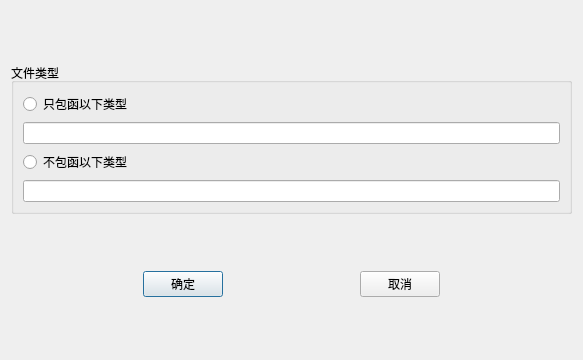
<?xml version="1.0" encoding="UTF-8"?>
<ui version="4.0">
 <class>Dialog_searchCondition</class>
 <widget class="QDialog" name="Dialog_searchCondition">
  <property name="geometry">
   <rect>
    <x>0</x>
    <y>0</y>
    <width>583</width>
    <height>360</height>
   </rect>
  </property>
  <property name="windowTitle">
   <string>Dialog</string>
  </property>
  <property name="styleSheet">
   <string notr="true">font: 75 10pt &quot;楷体&quot;;</string>
  </property>
  <layout class="QVBoxLayout" name="verticalLayout_2">
   <item>
    <spacer name="verticalSpacer_2">
     <property name="orientation">
      <enum>Qt::Vertical</enum>
     </property>
     <property name="sizeHint" stdset="0">
      <size>
       <width>20</width>
       <height>40</height>
      </size>
     </property>
    </spacer>
   </item>
   <item>
    <widget class="QGroupBox" name="groupBox_fileType">
     <property name="title">
      <string>文件类型</string>
     </property>
     <layout class="QHBoxLayout" name="horizontalLayout">
      <item>
       <layout class="QVBoxLayout" name="verticalLayout">
        <item>
         <widget class="QRadioButton" name="radioButton_contain">
          <property name="text">
           <string>只包函以下类型</string>
          </property>
         </widget>
        </item>
        <item>
         <widget class="QLineEdit" name="lineEdit_contain"/>
        </item>
        <item>
         <widget class="QRadioButton" name="radioButton_notContain">
          <property name="text">
           <string>不包函以下类型</string>
          </property>
         </widget>
        </item>
        <item>
         <widget class="QLineEdit" name="lineEdit_notContain"/>
        </item>
       </layout>
      </item>
     </layout>
    </widget>
   </item>
   <item>
    <spacer name="verticalSpacer_3">
     <property name="orientation">
      <enum>Qt::Vertical</enum>
     </property>
     <property name="sizeHint" stdset="0">
      <size>
       <width>20</width>
       <height>40</height>
      </size>
     </property>
    </spacer>
   </item>
   <item>
    <layout class="QHBoxLayout" name="horizontalLayout_4">
     <item>
      <spacer name="horizontalSpacer_2">
       <property name="orientation">
        <enum>Qt::Horizontal</enum>
       </property>
       <property name="sizeHint" stdset="0">
        <size>
         <width>40</width>
         <height>20</height>
        </size>
       </property>
      </spacer>
     </item>
     <item>
      <widget class="QPushButton" name="pushButton_OK">
       <property name="text">
        <string>确定</string>
       </property>
      </widget>
     </item>
     <item>
      <spacer name="horizontalSpacer">
       <property name="orientation">
        <enum>Qt::Horizontal</enum>
       </property>
       <property name="sizeHint" stdset="0">
        <size>
         <width>40</width>
         <height>20</height>
        </size>
       </property>
      </spacer>
     </item>
     <item>
      <widget class="QPushButton" name="pushButton_Cancel">
       <property name="text">
        <string>取消</string>
       </property>
      </widget>
     </item>
     <item>
      <spacer name="horizontalSpacer_3">
       <property name="orientation">
        <enum>Qt::Horizontal</enum>
       </property>
       <property name="sizeHint" stdset="0">
        <size>
         <width>40</width>
         <height>20</height>
        </size>
       </property>
      </spacer>
     </item>
    </layout>
   </item>
   <item>
    <spacer name="verticalSpacer">
     <property name="orientation">
      <enum>Qt::Vertical</enum>
     </property>
     <property name="sizeHint" stdset="0">
      <size>
       <width>20</width>
       <height>40</height>
      </size>
     </property>
    </spacer>
   </item>
  </layout>
 </widget>
 <resources/>
 <connections/>
</ui>
